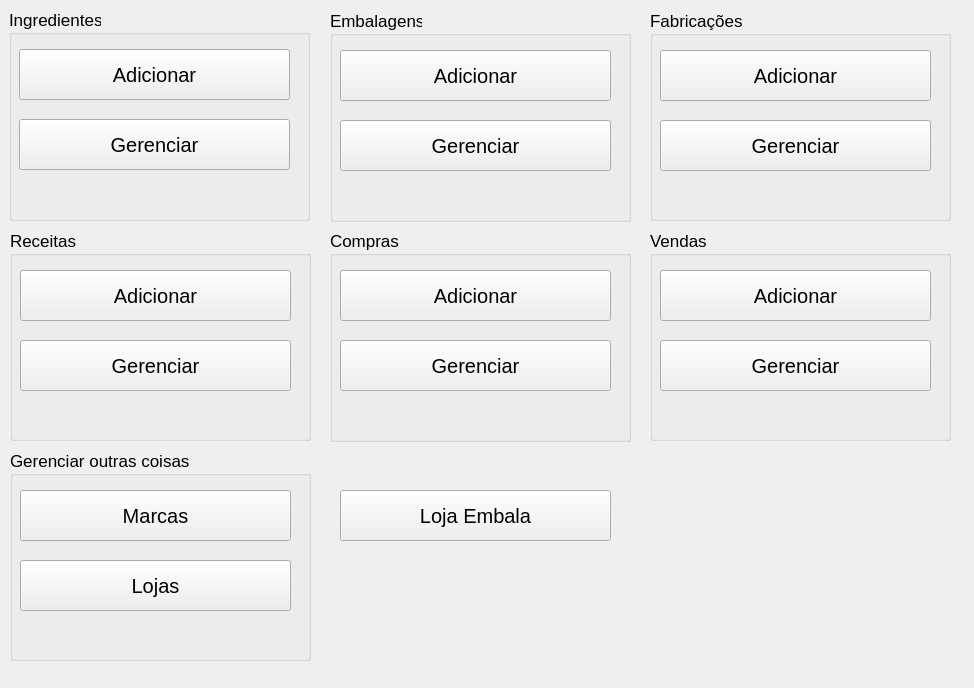
<?xml version="1.0" encoding="UTF-8"?>
<ui version="4.0">
 <class>MainWindow</class>
 <widget class="QMainWindow" name="MainWindow">
  <property name="geometry">
   <rect>
    <x>0</x>
    <y>0</y>
    <width>974</width>
    <height>688</height>
   </rect>
  </property>
  <property name="windowTitle">
   <string>MainWindow</string>
  </property>
  <widget class="QWidget" name="centralwidget">
   <widget class="QGroupBox" name="groupBox_2">
    <property name="geometry">
     <rect>
      <x>9</x>
      <y>9</y>
      <width>301</width>
      <height>212</height>
     </rect>
    </property>
    <property name="font">
     <font>
      <pointsize>13</pointsize>
     </font>
    </property>
    <property name="title">
     <string>Ingredientes</string>
    </property>
    <widget class="QPushButton" name="btn_ingredientes_adicionar">
     <property name="geometry">
      <rect>
       <x>10</x>
       <y>40</y>
       <width>271</width>
       <height>51</height>
      </rect>
     </property>
     <property name="sizePolicy">
      <sizepolicy hsizetype="Expanding" vsizetype="Expanding">
       <horstretch>0</horstretch>
       <verstretch>0</verstretch>
      </sizepolicy>
     </property>
     <property name="font">
      <font>
       <pointsize>15</pointsize>
      </font>
     </property>
     <property name="text">
      <string>Adicionar</string>
     </property>
    </widget>
    <widget class="QPushButton" name="btn_ingredientes_gerenciar">
     <property name="geometry">
      <rect>
       <x>10</x>
       <y>110</y>
       <width>271</width>
       <height>51</height>
      </rect>
     </property>
     <property name="sizePolicy">
      <sizepolicy hsizetype="Expanding" vsizetype="Expanding">
       <horstretch>0</horstretch>
       <verstretch>0</verstretch>
      </sizepolicy>
     </property>
     <property name="font">
      <font>
       <pointsize>15</pointsize>
      </font>
     </property>
     <property name="text">
      <string>Gerenciar</string>
     </property>
    </widget>
   </widget>
   <widget class="QGroupBox" name="groupBox">
    <property name="geometry">
     <rect>
      <x>10</x>
      <y>230</y>
      <width>301</width>
      <height>211</height>
     </rect>
    </property>
    <property name="font">
     <font>
      <pointsize>13</pointsize>
     </font>
    </property>
    <property name="title">
     <string>Receitas</string>
    </property>
    <widget class="QPushButton" name="btn_receitas_adicionar">
     <property name="geometry">
      <rect>
       <x>10</x>
       <y>40</y>
       <width>271</width>
       <height>51</height>
      </rect>
     </property>
     <property name="sizePolicy">
      <sizepolicy hsizetype="Expanding" vsizetype="Expanding">
       <horstretch>0</horstretch>
       <verstretch>0</verstretch>
      </sizepolicy>
     </property>
     <property name="font">
      <font>
       <pointsize>15</pointsize>
      </font>
     </property>
     <property name="text">
      <string>Adicionar</string>
     </property>
    </widget>
    <widget class="QPushButton" name="btn_receitas_gerenciar">
     <property name="geometry">
      <rect>
       <x>10</x>
       <y>110</y>
       <width>271</width>
       <height>51</height>
      </rect>
     </property>
     <property name="sizePolicy">
      <sizepolicy hsizetype="Expanding" vsizetype="Expanding">
       <horstretch>0</horstretch>
       <verstretch>0</verstretch>
      </sizepolicy>
     </property>
     <property name="font">
      <font>
       <pointsize>15</pointsize>
      </font>
     </property>
     <property name="text">
      <string>Gerenciar</string>
     </property>
    </widget>
   </widget>
   <widget class="QGroupBox" name="groupBox_4">
    <property name="geometry">
     <rect>
      <x>650</x>
      <y>10</y>
      <width>301</width>
      <height>211</height>
     </rect>
    </property>
    <property name="font">
     <font>
      <pointsize>13</pointsize>
     </font>
    </property>
    <property name="title">
     <string>Fabricações</string>
    </property>
    <widget class="QPushButton" name="btn_fabricacoes_adicionar">
     <property name="geometry">
      <rect>
       <x>10</x>
       <y>40</y>
       <width>271</width>
       <height>51</height>
      </rect>
     </property>
     <property name="sizePolicy">
      <sizepolicy hsizetype="Expanding" vsizetype="Expanding">
       <horstretch>0</horstretch>
       <verstretch>0</verstretch>
      </sizepolicy>
     </property>
     <property name="font">
      <font>
       <pointsize>15</pointsize>
      </font>
     </property>
     <property name="text">
      <string>Adicionar</string>
     </property>
    </widget>
    <widget class="QPushButton" name="btn_fabricacoes_gerenciar">
     <property name="geometry">
      <rect>
       <x>10</x>
       <y>110</y>
       <width>271</width>
       <height>51</height>
      </rect>
     </property>
     <property name="sizePolicy">
      <sizepolicy hsizetype="Expanding" vsizetype="Expanding">
       <horstretch>0</horstretch>
       <verstretch>0</verstretch>
      </sizepolicy>
     </property>
     <property name="font">
      <font>
       <pointsize>15</pointsize>
      </font>
     </property>
     <property name="text">
      <string>Gerenciar</string>
     </property>
    </widget>
   </widget>
   <widget class="QGroupBox" name="groupBox_3">
    <property name="geometry">
     <rect>
      <x>10</x>
      <y>450</y>
      <width>301</width>
      <height>211</height>
     </rect>
    </property>
    <property name="font">
     <font>
      <pointsize>13</pointsize>
     </font>
    </property>
    <property name="title">
     <string>Gerenciar outras coisas</string>
    </property>
    <widget class="QPushButton" name="btn_marcas_gerenciar">
     <property name="geometry">
      <rect>
       <x>10</x>
       <y>40</y>
       <width>271</width>
       <height>51</height>
      </rect>
     </property>
     <property name="sizePolicy">
      <sizepolicy hsizetype="Expanding" vsizetype="Expanding">
       <horstretch>0</horstretch>
       <verstretch>0</verstretch>
      </sizepolicy>
     </property>
     <property name="font">
      <font>
       <pointsize>15</pointsize>
      </font>
     </property>
     <property name="text">
      <string>Marcas</string>
     </property>
    </widget>
    <widget class="QPushButton" name="btn_lojas_gerenciar">
     <property name="geometry">
      <rect>
       <x>10</x>
       <y>110</y>
       <width>271</width>
       <height>51</height>
      </rect>
     </property>
     <property name="sizePolicy">
      <sizepolicy hsizetype="Expanding" vsizetype="Expanding">
       <horstretch>0</horstretch>
       <verstretch>0</verstretch>
      </sizepolicy>
     </property>
     <property name="font">
      <font>
       <pointsize>15</pointsize>
      </font>
     </property>
     <property name="text">
      <string>Lojas</string>
     </property>
    </widget>
   </widget>
   <widget class="QGroupBox" name="groupBox_6">
    <property name="geometry">
     <rect>
      <x>330</x>
      <y>10</y>
      <width>301</width>
      <height>212</height>
     </rect>
    </property>
    <property name="font">
     <font>
      <pointsize>13</pointsize>
     </font>
    </property>
    <property name="title">
     <string>Embalagens</string>
    </property>
    <widget class="QPushButton" name="btn_embalagens_adicionar">
     <property name="geometry">
      <rect>
       <x>10</x>
       <y>40</y>
       <width>271</width>
       <height>51</height>
      </rect>
     </property>
     <property name="sizePolicy">
      <sizepolicy hsizetype="Expanding" vsizetype="Expanding">
       <horstretch>0</horstretch>
       <verstretch>0</verstretch>
      </sizepolicy>
     </property>
     <property name="font">
      <font>
       <pointsize>15</pointsize>
      </font>
     </property>
     <property name="text">
      <string>Adicionar</string>
     </property>
    </widget>
    <widget class="QPushButton" name="btn_embalagens_gerenciar">
     <property name="geometry">
      <rect>
       <x>10</x>
       <y>110</y>
       <width>271</width>
       <height>51</height>
      </rect>
     </property>
     <property name="sizePolicy">
      <sizepolicy hsizetype="Expanding" vsizetype="Expanding">
       <horstretch>0</horstretch>
       <verstretch>0</verstretch>
      </sizepolicy>
     </property>
     <property name="font">
      <font>
       <pointsize>15</pointsize>
      </font>
     </property>
     <property name="text">
      <string>Gerenciar</string>
     </property>
    </widget>
   </widget>
   <widget class="QGroupBox" name="groupBox_7">
    <property name="geometry">
     <rect>
      <x>650</x>
      <y>230</y>
      <width>301</width>
      <height>211</height>
     </rect>
    </property>
    <property name="font">
     <font>
      <pointsize>13</pointsize>
     </font>
    </property>
    <property name="title">
     <string>Vendas</string>
    </property>
    <widget class="QPushButton" name="btn_vendas_adicionar">
     <property name="geometry">
      <rect>
       <x>10</x>
       <y>40</y>
       <width>271</width>
       <height>51</height>
      </rect>
     </property>
     <property name="sizePolicy">
      <sizepolicy hsizetype="Expanding" vsizetype="Expanding">
       <horstretch>0</horstretch>
       <verstretch>0</verstretch>
      </sizepolicy>
     </property>
     <property name="font">
      <font>
       <pointsize>15</pointsize>
      </font>
     </property>
     <property name="text">
      <string>Adicionar</string>
     </property>
    </widget>
    <widget class="QPushButton" name="btn_vendas_gerenciar">
     <property name="geometry">
      <rect>
       <x>10</x>
       <y>110</y>
       <width>271</width>
       <height>51</height>
      </rect>
     </property>
     <property name="sizePolicy">
      <sizepolicy hsizetype="Expanding" vsizetype="Expanding">
       <horstretch>0</horstretch>
       <verstretch>0</verstretch>
      </sizepolicy>
     </property>
     <property name="font">
      <font>
       <pointsize>15</pointsize>
      </font>
     </property>
     <property name="text">
      <string>Gerenciar</string>
     </property>
    </widget>
   </widget>
   <widget class="QGroupBox" name="groupBox_5">
    <property name="geometry">
     <rect>
      <x>330</x>
      <y>230</y>
      <width>301</width>
      <height>212</height>
     </rect>
    </property>
    <property name="font">
     <font>
      <pointsize>13</pointsize>
     </font>
    </property>
    <property name="title">
     <string>Compras</string>
    </property>
    <widget class="QPushButton" name="btn_compras_adicionar">
     <property name="geometry">
      <rect>
       <x>10</x>
       <y>40</y>
       <width>271</width>
       <height>51</height>
      </rect>
     </property>
     <property name="sizePolicy">
      <sizepolicy hsizetype="Expanding" vsizetype="Expanding">
       <horstretch>0</horstretch>
       <verstretch>0</verstretch>
      </sizepolicy>
     </property>
     <property name="font">
      <font>
       <pointsize>15</pointsize>
      </font>
     </property>
     <property name="text">
      <string>Adicionar</string>
     </property>
    </widget>
    <widget class="QPushButton" name="btn_compras_gerenciar">
     <property name="geometry">
      <rect>
       <x>10</x>
       <y>110</y>
       <width>271</width>
       <height>51</height>
      </rect>
     </property>
     <property name="sizePolicy">
      <sizepolicy hsizetype="Expanding" vsizetype="Expanding">
       <horstretch>0</horstretch>
       <verstretch>0</verstretch>
      </sizepolicy>
     </property>
     <property name="font">
      <font>
       <pointsize>15</pointsize>
      </font>
     </property>
     <property name="text">
      <string>Gerenciar</string>
     </property>
    </widget>
   </widget>
   <widget class="QPushButton" name="btn_loja_embala_adicionar">
    <property name="geometry">
     <rect>
      <x>340</x>
      <y>490</y>
      <width>271</width>
      <height>51</height>
     </rect>
    </property>
    <property name="sizePolicy">
     <sizepolicy hsizetype="Expanding" vsizetype="Expanding">
      <horstretch>0</horstretch>
      <verstretch>0</verstretch>
     </sizepolicy>
    </property>
    <property name="font">
     <font>
      <pointsize>15</pointsize>
     </font>
    </property>
    <property name="text">
     <string>Loja Embala</string>
    </property>
   </widget>
  </widget>
  <action name="action_ingredientes_adicionar">
   <property name="text">
    <string>Adicionar</string>
   </property>
  </action>
  <action name="action_ingredientes_gerenciar">
   <property name="text">
    <string>Gerenciar</string>
   </property>
  </action>
  <action name="action_receitas_adicionar">
   <property name="text">
    <string>Adicionar</string>
   </property>
  </action>
  <action name="action_fabricacoes_adicionar">
   <property name="text">
    <string>Adicionar</string>
   </property>
  </action>
  <action name="action_vendas_adicionar">
   <property name="text">
    <string>Adicionar</string>
   </property>
  </action>
  <action name="action_receitas_gerenciar">
   <property name="text">
    <string>Gerenciar</string>
   </property>
  </action>
  <action name="action_fabricacoes_gerenciar">
   <property name="text">
    <string>Gerenciar</string>
   </property>
  </action>
  <action name="action_vendas_gerenciar">
   <property name="text">
    <string>Gerenciar</string>
   </property>
  </action>
 </widget>
 <tabstops>
  <tabstop>btn_ingredientes_adicionar</tabstop>
  <tabstop>btn_ingredientes_gerenciar</tabstop>
  <tabstop>btn_receitas_adicionar</tabstop>
  <tabstop>btn_receitas_gerenciar</tabstop>
  <tabstop>btn_embalagens_adicionar</tabstop>
  <tabstop>btn_embalagens_gerenciar</tabstop>
  <tabstop>btn_compras_adicionar</tabstop>
  <tabstop>btn_compras_gerenciar</tabstop>
  <tabstop>btn_fabricacoes_adicionar</tabstop>
  <tabstop>btn_fabricacoes_gerenciar</tabstop>
  <tabstop>btn_vendas_adicionar</tabstop>
  <tabstop>btn_vendas_gerenciar</tabstop>
  <tabstop>btn_marcas_gerenciar</tabstop>
  <tabstop>btn_lojas_gerenciar</tabstop>
 </tabstops>
 <resources/>
 <connections/>
</ui>
